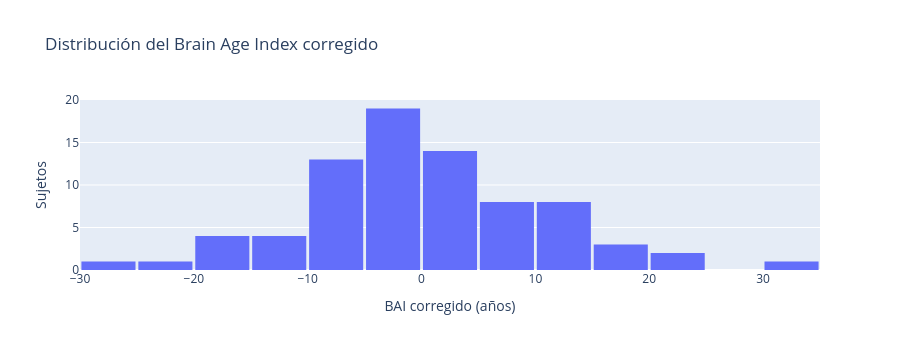

Notebook source saved alongside this figure:
### Markdown cell above
## 5.1 El Brain Age Index y su sesgo

El panel derecho revela un fenómeno bien documentado en la literatura de edad cerebral: el BAI
presenta correlación negativa con la edad cronológica. El modelo comprime sus estimaciones hacia la
media, de modo que sobreestima a los sujetos jóvenes y subestima a los mayores (regresión a la media).

Esto tiene una consecuencia directa para el sistema final: **si se priorizan sujetos por BAI sin
corregir, se estaría priorizando sistemáticamente a los jóvenes**. La corrección habitual consiste en
ajustar una recta del BAI sobre la edad y quedarse con el residuo.

### Code cell
pendiente, intercepto = np.polyfit(y, bai, 1)
bai_corregido = bai - (pendiente * y + intercepto)

divergencia = pd.DataFrame({"subject": datos["subject"], "edad_real": y,
                            "edad_estimada": prediccion.round(1),
                            "bai": bai.round(1), "bai_corregido": bai_corregido.round(1)})

print(f"BAI sin corregir  - correlación con la edad: {stats.pearsonr(y, bai)[0]:+.3f}")
print(f"BAI corregido     - correlación con la edad: {stats.pearsonr(y, bai_corregido)[0]:+.3f}")
print(f"\nDesviación típica del BAI corregido: {bai_corregido.std():.1f} años\n")

print("Sujetos con mayor divergencia positiva (cerebro 'mayor' que su edad):")
print(divergencia.nlargest(5, "bai_corregido").to_string(index=False))
print("\nSujetos con mayor divergencia negativa (cerebro 'menor' que su edad):")
print(divergencia.nsmallest(5, "bai_corregido").to_string(index=False))

px.histogram(divergencia, x="bai_corregido", nbins=25,
             title="Distribución del Brain Age Index corregido",
             labels={"bai_corregido": "BAI corregido (años)"}
             ).update_layout(height=350, yaxis_title="Sujetos", bargap=0.05).show()

### Figure 1 — Plotly figure (JSON) as saved in the notebook; plotly's stock layout.template omitted (floating-point values rounded to 4 significant figures)
{"data": [{"bingroup": "x", "hovertemplate": "BAI corregido (años)=%{x}<br>count=%{y}<extra></extra>", "legendgroup": "", "marker": {"color": "#636efa", "pattern": {"shape": ""}}, "name": "", "nbinsx": 25, "orientation": "v", "showlegend": false, "type": "histogram", "x": [-5.1, -5.0, 8.0, -16.9, -2.9, 0.5, 1.0, 2.6, 3.2, -0.7, -0.1, 5.4, 6.8, -1.8, -5.5, -5.6, -7.9, -4.1, 0.9, -9.7, 0.6, -3.0, -3.9, 24.2, 12.9, -10.9, 11.0, -8.9, -8.7, -0.9, -0.1, 5.0, -2.8, 10.4, 14.1, 4.0, -0.8, 32.9, 10.5, -4.2, -15.2, -23.7, -15.8, -1.0, -12.8, -8.1, 6.8, 10.9, -9.4, 3.0, 9.8, -11.5, -5.5, -8.5, -3.4, 17.8, -5.8, 4.0, 11.9, -16.4, -29.4, -4.8, -12.7, 19.7, -3.7, 11.1, -0.3, 3.1, -1.2, 0.8, 16.7, 1.2, 5.1, 22.9, 1.9, 5.0, -0.0, -6.9], "xaxis": "x", "yaxis": "y"}], "layout": {"bargap": 0.05, "barmode": "relative", "height": 350, "legend": {"tracegroupgap": 0}, "title": {"text": "Distribución del Brain Age Index corregido"}, "xaxis": {"anchor": "y", "domain": [0.0, 1.0], "title": {"text": "BAI corregido (años)"}}, "yaxis": {"anchor": "x", "domain": [0.0, 1.0], "title": {"text": "Sujetos"}}}}
